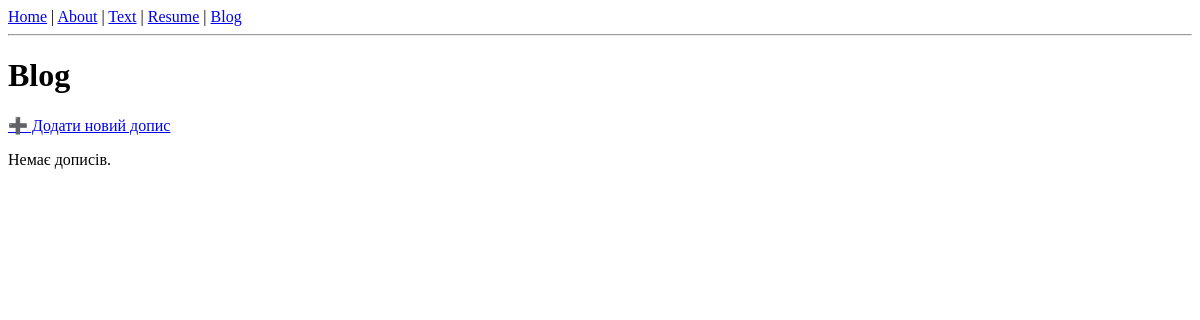
The page /blog/ on the database as committed earlier.
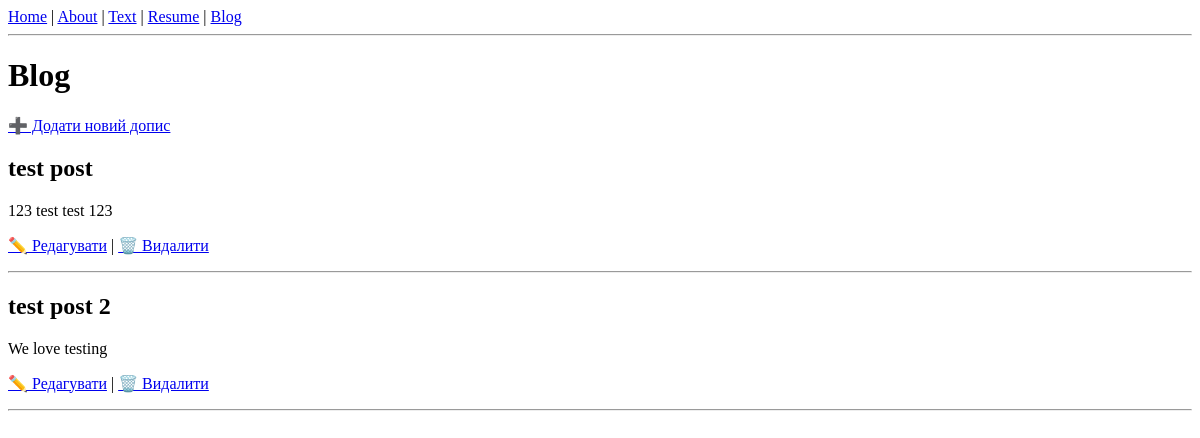
The same page on the database as committed later.
### blog/models.py (models this page shows, shortened)
class Post(models.Model):
    title = models.CharField(max_length=200)
    body = models.TextField()

### blog/views.py (the view)
# urls.py: path("", BlogListView.as_view(), name="blog"),
class BlogListView(ListView):
    model = Post
    template_name = "blog.html"

### templates/blog.html
{% extends "base.html" %}
{% block content %}
<h1>Blog</h1>
<p><a href="{% url 'post_new' %}">➕ Додати новий допис</a></p>
{% for post in object_list %}
  <h2>{{ post.title }}</h2>
  <p>{{ post.body }}</p>
  <p>
    <a href="{% url 'post_edit' post.pk %}">✏️ Редагувати</a> |
    <a href="{% url 'post_delete' post.pk %}">🗑️ Видалити</a>
  </p>
  <hr>
{% empty %}
  <p>Немає дописів.</p>
{% endfor %}
{% endblock content %}

### templates/base.html
<header>
    <a href="{% url 'home' %}">Home</a> |
    <a href="{% url 'about' %}">About</a> |
    <a href="{% url 'text' %}">Text</a> |
    <a href="{% url 'resume' %}">Resume</a> |
    <a href="{% url 'blog' %}">Blog</a>
</header>
<hr>
{% block content %}{% endblock content %}

Rows that differ between the two databases and show on the page:
added Post: title "test post", body "123 test test 123"
added Post: title "test post 2", body "We love testing"
Other text that changed with them:
text no longer shown: "Немає дописів."
